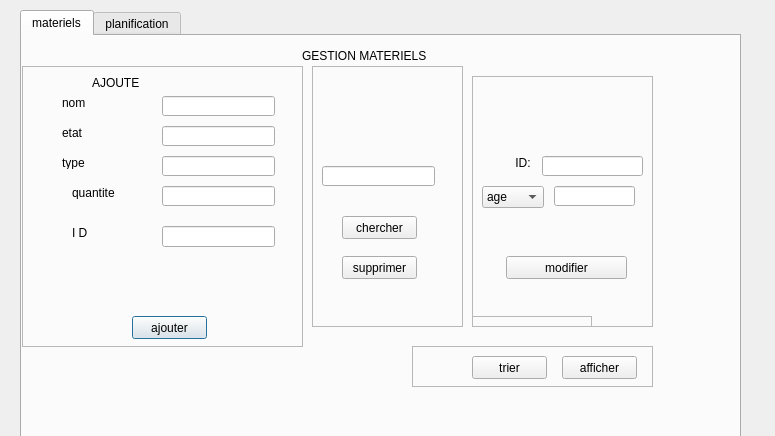
<?xml version="1.0" encoding="UTF-8"?>
<ui version="4.0">
 <class>bacha</class>
 <widget class="QDialog" name="bacha">
  <property name="geometry">
   <rect>
    <x>0</x>
    <y>0</y>
    <width>775</width>
    <height>436</height>
   </rect>
  </property>
  <property name="windowTitle">
   <string>Dialog</string>
  </property>
  <widget class="QTabWidget" name="tab1">
   <property name="geometry">
    <rect>
     <x>20</x>
     <y>10</y>
     <width>721</width>
     <height>431</height>
    </rect>
   </property>
   <property name="accessibleName">
    <string/>
   </property>
   <property name="currentIndex">
    <number>0</number>
   </property>
   <widget class="QWidget" name="mat">
    <attribute name="title">
     <string>materiels</string>
    </attribute>
    <widget class="QLabel" name="label_3">
     <property name="geometry">
      <rect>
       <x>280</x>
       <y>10</y>
       <width>291</width>
       <height>20</height>
      </rect>
     </property>
     <property name="text">
      <string>GESTION MATERIELS</string>
     </property>
    </widget>
    <widget class="QFrame" name="lo">
     <property name="geometry">
      <rect>
       <x>0</x>
       <y>30</y>
       <width>281</width>
       <height>281</height>
      </rect>
     </property>
     <property name="frameShape">
      <enum>QFrame::StyledPanel</enum>
     </property>
     <property name="frameShadow">
      <enum>QFrame::Raised</enum>
     </property>
     <widget class="QLabel" name="label_10">
      <property name="geometry">
       <rect>
        <x>70</x>
        <y>10</y>
        <width>47</width>
        <height>13</height>
       </rect>
      </property>
      <property name="text">
       <string>AJOUTER</string>
      </property>
     </widget>
     <widget class="QLineEdit" name="linenom">
      <property name="geometry">
       <rect>
        <x>140</x>
        <y>30</y>
        <width>113</width>
        <height>20</height>
       </rect>
      </property>
     </widget>
     <widget class="QLineEdit" name="lineetat">
      <property name="geometry">
       <rect>
        <x>140</x>
        <y>60</y>
        <width>113</width>
        <height>20</height>
       </rect>
      </property>
     </widget>
     <widget class="QLineEdit" name="linetype">
      <property name="geometry">
       <rect>
        <x>140</x>
        <y>90</y>
        <width>113</width>
        <height>20</height>
       </rect>
      </property>
     </widget>
     <widget class="QLineEdit" name="linequant">
      <property name="geometry">
       <rect>
        <x>140</x>
        <y>120</y>
        <width>113</width>
        <height>20</height>
       </rect>
      </property>
     </widget>
     <widget class="QPushButton" name="ajouter">
      <property name="geometry">
       <rect>
        <x>110</x>
        <y>250</y>
        <width>75</width>
        <height>23</height>
       </rect>
      </property>
      <property name="text">
       <string>ajouter</string>
      </property>
     </widget>
     <widget class="QLabel" name="label_27">
      <property name="geometry">
       <rect>
        <x>50</x>
        <y>160</y>
        <width>47</width>
        <height>13</height>
       </rect>
      </property>
      <property name="text">
       <string>I D</string>
      </property>
     </widget>
     <widget class="QLabel" name="label_29">
      <property name="geometry">
       <rect>
        <x>50</x>
        <y>120</y>
        <width>47</width>
        <height>13</height>
       </rect>
      </property>
      <property name="text">
       <string>quantite</string>
      </property>
     </widget>
     <widget class="QLabel" name="label_30">
      <property name="geometry">
       <rect>
        <x>40</x>
        <y>90</y>
        <width>47</width>
        <height>13</height>
       </rect>
      </property>
      <property name="text">
       <string>type</string>
      </property>
     </widget>
     <widget class="QLabel" name="label_31">
      <property name="geometry">
       <rect>
        <x>40</x>
        <y>60</y>
        <width>47</width>
        <height>13</height>
       </rect>
      </property>
      <property name="text">
       <string>etat</string>
      </property>
     </widget>
     <widget class="QLabel" name="label_32">
      <property name="geometry">
       <rect>
        <x>40</x>
        <y>30</y>
        <width>47</width>
        <height>13</height>
       </rect>
      </property>
      <property name="text">
       <string>nom</string>
      </property>
     </widget>
     <widget class="QLineEdit" name="lineid">
      <property name="geometry">
       <rect>
        <x>140</x>
        <y>160</y>
        <width>113</width>
        <height>21</height>
       </rect>
      </property>
     </widget>
    </widget>
    <widget class="QFrame" name="frame_3">
     <property name="geometry">
      <rect>
       <x>290</x>
       <y>30</y>
       <width>151</width>
       <height>261</height>
      </rect>
     </property>
     <property name="frameShape">
      <enum>QFrame::StyledPanel</enum>
     </property>
     <property name="frameShadow">
      <enum>QFrame::Raised</enum>
     </property>
     <widget class="QLineEdit" name="linesup">
      <property name="geometry">
       <rect>
        <x>10</x>
        <y>100</y>
        <width>113</width>
        <height>20</height>
       </rect>
      </property>
     </widget>
     <widget class="QPushButton" name="chercher">
      <property name="geometry">
       <rect>
        <x>30</x>
        <y>150</y>
        <width>75</width>
        <height>23</height>
       </rect>
      </property>
      <property name="text">
       <string>chercher</string>
      </property>
     </widget>
     <widget class="QPushButton" name="supprimer">
      <property name="geometry">
       <rect>
        <x>30</x>
        <y>190</y>
        <width>75</width>
        <height>23</height>
       </rect>
      </property>
      <property name="text">
       <string>supprimer</string>
      </property>
     </widget>
    </widget>
    <widget class="QFrame" name="frame">
     <property name="geometry">
      <rect>
       <x>450</x>
       <y>40</y>
       <width>181</width>
       <height>251</height>
      </rect>
     </property>
     <property name="frameShape">
      <enum>QFrame::StyledPanel</enum>
     </property>
     <property name="frameShadow">
      <enum>QFrame::Raised</enum>
     </property>
     <widget class="QLineEdit" name="linemod">
      <property name="geometry">
       <rect>
        <x>82</x>
        <y>110</y>
        <width>81</width>
        <height>20</height>
       </rect>
      </property>
     </widget>
     <widget class="QPushButton" name="modifier">
      <property name="geometry">
       <rect>
        <x>34</x>
        <y>180</y>
        <width>121</width>
        <height>23</height>
       </rect>
      </property>
      <property name="text">
       <string>modifier</string>
      </property>
     </widget>
     <widget class="QComboBox" name="comboBox">
      <property name="geometry">
       <rect>
        <x>10</x>
        <y>110</y>
        <width>62</width>
        <height>22</height>
       </rect>
      </property>
      <item>
       <property name="text">
        <string>age</string>
       </property>
      </item>
      <item>
       <property name="text">
        <string>nom</string>
       </property>
      </item>
      <item>
       <property name="text">
        <string>prenom</string>
       </property>
      </item>
      <item>
       <property name="text">
        <string>salaire</string>
       </property>
      </item>
      <item>
       <property name="text">
        <string>poste</string>
       </property>
      </item>
      <item>
       <property name="text">
        <string>cin</string>
       </property>
      </item>
     </widget>
     <widget class="QLabel" name="label_4">
      <property name="geometry">
       <rect>
        <x>20</x>
        <y>80</y>
        <width>47</width>
        <height>14</height>
       </rect>
      </property>
      <property name="text">
       <string>       ID:</string>
      </property>
     </widget>
     <widget class="QLineEdit" name="lineidm">
      <property name="geometry">
       <rect>
        <x>70</x>
        <y>80</y>
        <width>101</width>
        <height>20</height>
       </rect>
      </property>
     </widget>
     <widget class="QFrame" name="frame_5">
      <property name="geometry">
       <rect>
        <x>0</x>
        <y>240</y>
        <width>120</width>
        <height>80</height>
       </rect>
      </property>
      <property name="frameShape">
       <enum>QFrame::StyledPanel</enum>
      </property>
      <property name="frameShadow">
       <enum>QFrame::Raised</enum>
      </property>
     </widget>
    </widget>
    <widget class="QFrame" name="frame_6">
     <property name="geometry">
      <rect>
       <x>390</x>
       <y>310</y>
       <width>241</width>
       <height>41</height>
      </rect>
     </property>
     <property name="frameShape">
      <enum>QFrame::StyledPanel</enum>
     </property>
     <property name="frameShadow">
      <enum>QFrame::Raised</enum>
     </property>
     <widget class="QPushButton" name="affiche">
      <property name="geometry">
       <rect>
        <x>150</x>
        <y>10</y>
        <width>75</width>
        <height>23</height>
       </rect>
      </property>
      <property name="text">
       <string>afficher</string>
      </property>
     </widget>
     <widget class="QPushButton" name="trier">
      <property name="geometry">
       <rect>
        <x>60</x>
        <y>10</y>
        <width>75</width>
        <height>23</height>
       </rect>
      </property>
      <property name="text">
       <string>trier</string>
      </property>
     </widget>
    </widget>
   </widget>
   <widget class="QWidget" name="pla">
    <attribute name="title">
     <string>planification</string>
    </attribute>
    <widget class="QLabel" name="label">
     <property name="geometry">
      <rect>
       <x>270</x>
       <y>10</y>
       <width>91</width>
       <height>21</height>
      </rect>
     </property>
     <property name="text">
      <string/>
     </property>
    </widget>
    <widget class="QLabel" name="label_2">
     <property name="geometry">
      <rect>
       <x>290</x>
       <y>10</y>
       <width>341</width>
       <height>20</height>
      </rect>
     </property>
     <property name="text">
      <string>GESTION PLANIFICATION</string>
     </property>
    </widget>
    <widget class="QFrame" name="lo_2">
     <property name="geometry">
      <rect>
       <x>20</x>
       <y>40</y>
       <width>281</width>
       <height>281</height>
      </rect>
     </property>
     <property name="frameShape">
      <enum>QFrame::StyledPanel</enum>
     </property>
     <property name="frameShadow">
      <enum>QFrame::Raised</enum>
     </property>
     <widget class="QLabel" name="label_9">
      <property name="geometry">
       <rect>
        <x>70</x>
        <y>10</y>
        <width>47</width>
        <height>13</height>
       </rect>
      </property>
      <property name="text">
       <string>AJOUTER</string>
      </property>
     </widget>
     <widget class="QLineEdit" name="linenom2">
      <property name="geometry">
       <rect>
        <x>140</x>
        <y>30</y>
        <width>113</width>
        <height>20</height>
       </rect>
      </property>
     </widget>
     <widget class="QLineEdit" name="linepre2">
      <property name="geometry">
       <rect>
        <x>140</x>
        <y>60</y>
        <width>113</width>
        <height>20</height>
       </rect>
      </property>
     </widget>
     <widget class="QLineEdit" name="linecin2">
      <property name="geometry">
       <rect>
        <x>140</x>
        <y>90</y>
        <width>113</width>
        <height>20</height>
       </rect>
      </property>
     </widget>
     <widget class="QPushButton" name="ajouter2">
      <property name="geometry">
       <rect>
        <x>110</x>
        <y>250</y>
        <width>75</width>
        <height>23</height>
       </rect>
      </property>
      <property name="text">
       <string>ajouter</string>
      </property>
     </widget>
     <widget class="QLabel" name="label_33">
      <property name="geometry">
       <rect>
        <x>60</x>
        <y>220</y>
        <width>47</width>
        <height>13</height>
       </rect>
      </property>
      <property name="text">
       <string>I D</string>
      </property>
     </widget>
     <widget class="QLabel" name="label_23">
      <property name="geometry">
       <rect>
        <x>40</x>
        <y>90</y>
        <width>47</width>
        <height>13</height>
       </rect>
      </property>
      <property name="text">
       <string>cin</string>
      </property>
     </widget>
     <widget class="QLabel" name="label_22">
      <property name="geometry">
       <rect>
        <x>40</x>
        <y>60</y>
        <width>47</width>
        <height>13</height>
       </rect>
      </property>
      <property name="text">
       <string>prenom</string>
      </property>
     </widget>
     <widget class="QLabel" name="label_21">
      <property name="geometry">
       <rect>
        <x>40</x>
        <y>30</y>
        <width>47</width>
        <height>13</height>
       </rect>
      </property>
      <property name="text">
       <string>nom</string>
      </property>
     </widget>
     <widget class="QLineEdit" name="lineid2">
      <property name="geometry">
       <rect>
        <x>130</x>
        <y>220</y>
        <width>113</width>
        <height>21</height>
       </rect>
      </property>
     </widget>
     <widget class="QDateTimeEdit" name="dateTimeEdit">
      <property name="geometry">
       <rect>
        <x>70</x>
        <y>130</y>
        <width>194</width>
        <height>22</height>
       </rect>
      </property>
     </widget>
     <widget class="QLabel" name="label_6">
      <property name="geometry">
       <rect>
        <x>20</x>
        <y>130</y>
        <width>47</width>
        <height>14</height>
       </rect>
      </property>
      <property name="text">
       <string>heure</string>
      </property>
     </widget>
    </widget>
    <widget class="QFrame" name="frame_2">
     <property name="geometry">
      <rect>
       <x>320</x>
       <y>50</y>
       <width>151</width>
       <height>261</height>
      </rect>
     </property>
     <property name="frameShape">
      <enum>QFrame::StyledPanel</enum>
     </property>
     <property name="frameShadow">
      <enum>QFrame::Raised</enum>
     </property>
     <widget class="QLineEdit" name="linesup2">
      <property name="geometry">
       <rect>
        <x>10</x>
        <y>100</y>
        <width>113</width>
        <height>20</height>
       </rect>
      </property>
     </widget>
     <widget class="QPushButton" name="chercher2">
      <property name="geometry">
       <rect>
        <x>30</x>
        <y>150</y>
        <width>75</width>
        <height>23</height>
       </rect>
      </property>
      <property name="text">
       <string>chercher</string>
      </property>
     </widget>
     <widget class="QPushButton" name="supprimer2">
      <property name="geometry">
       <rect>
        <x>30</x>
        <y>190</y>
        <width>75</width>
        <height>23</height>
       </rect>
      </property>
      <property name="text">
       <string>supprimer</string>
      </property>
     </widget>
    </widget>
    <widget class="QFrame" name="frame_4">
     <property name="geometry">
      <rect>
       <x>480</x>
       <y>50</y>
       <width>181</width>
       <height>251</height>
      </rect>
     </property>
     <property name="frameShape">
      <enum>QFrame::StyledPanel</enum>
     </property>
     <property name="frameShadow">
      <enum>QFrame::Raised</enum>
     </property>
     <widget class="QLineEdit" name="linemod2">
      <property name="geometry">
       <rect>
        <x>82</x>
        <y>110</y>
        <width>81</width>
        <height>20</height>
       </rect>
      </property>
     </widget>
     <widget class="QPushButton" name="modifier2">
      <property name="geometry">
       <rect>
        <x>34</x>
        <y>180</y>
        <width>121</width>
        <height>23</height>
       </rect>
      </property>
      <property name="text">
       <string>modifier</string>
      </property>
     </widget>
     <widget class="QComboBox" name="comboBox_2">
      <property name="geometry">
       <rect>
        <x>10</x>
        <y>110</y>
        <width>62</width>
        <height>22</height>
       </rect>
      </property>
      <item>
       <property name="text">
        <string>age</string>
       </property>
      </item>
      <item>
       <property name="text">
        <string>nom</string>
       </property>
      </item>
      <item>
       <property name="text">
        <string>prenom</string>
       </property>
      </item>
      <item>
       <property name="text">
        <string>salaire</string>
       </property>
      </item>
      <item>
       <property name="text">
        <string>poste</string>
       </property>
      </item>
      <item>
       <property name="text">
        <string>cin</string>
       </property>
      </item>
     </widget>
     <widget class="QLabel" name="label_5">
      <property name="geometry">
       <rect>
        <x>20</x>
        <y>80</y>
        <width>47</width>
        <height>14</height>
       </rect>
      </property>
      <property name="text">
       <string>       ID:</string>
      </property>
     </widget>
     <widget class="QLineEdit" name="lineidm2">
      <property name="geometry">
       <rect>
        <x>70</x>
        <y>80</y>
        <width>101</width>
        <height>20</height>
       </rect>
      </property>
     </widget>
    </widget>
    <widget class="QFrame" name="frame_7">
     <property name="geometry">
      <rect>
       <x>410</x>
       <y>310</y>
       <width>251</width>
       <height>41</height>
      </rect>
     </property>
     <property name="frameShape">
      <enum>QFrame::StyledPanel</enum>
     </property>
     <property name="frameShadow">
      <enum>QFrame::Raised</enum>
     </property>
     <widget class="QPushButton" name="affiche2">
      <property name="geometry">
       <rect>
        <x>160</x>
        <y>10</y>
        <width>75</width>
        <height>23</height>
       </rect>
      </property>
      <property name="text">
       <string>afficher</string>
      </property>
     </widget>
     <widget class="QPushButton" name="trier2">
      <property name="geometry">
       <rect>
        <x>70</x>
        <y>10</y>
        <width>75</width>
        <height>23</height>
       </rect>
      </property>
      <property name="text">
       <string>trier</string>
      </property>
     </widget>
    </widget>
   </widget>
  </widget>
 </widget>
 <resources/>
 <connections/>
</ui>
